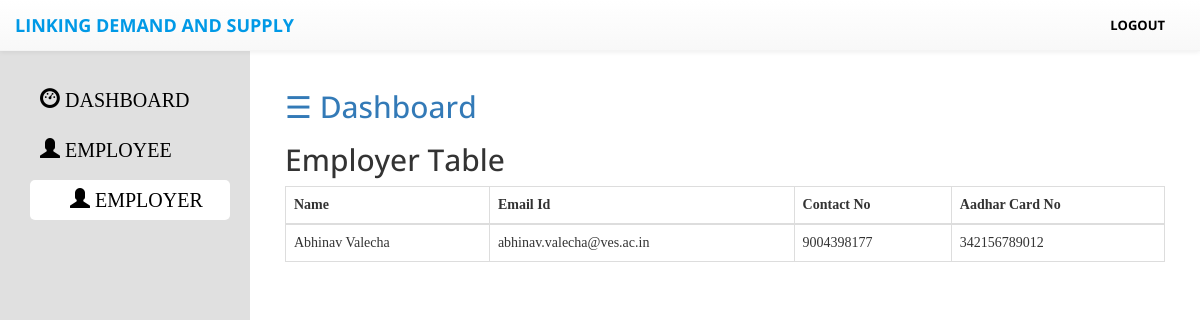
Before: /admin_employer.php with the older database file.
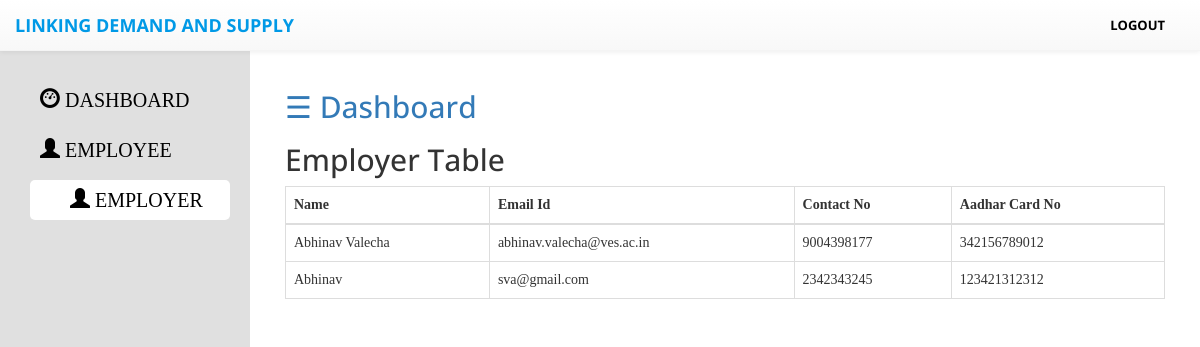
After: the same page with the newer database file.
### tables this page shows
CREATE TABLE `employer` (
  `name` varchar(100) NOT NULL,
  `email` varchar(100) NOT NULL,
  `password` varchar(200) NOT NULL,
  `contactNo` varchar(10) NOT NULL,
  `aadharNo` varchar(16) NOT NULL
);

### admin_employer.php (the view, shortened to what this page needs)
<?php include('admin_header.php'); ?>
<?php include('admin_hs.php'); ?>
<html lang="en">
<body>
        <div id="sidebar-wrapper">
            <ul id="list" class="sidebar-nav">
                <li>
                    <a href="admin_dashboard.php"><span class="glyphicon glyphicon-dashboard"></span> DASHBOARD</a>
                </li>
                <li>
                    <a href="admin_employee.php"><span class="glyphicon glyphicon-user"></span> EMPLOYEE</a>
                </li>
                <li>
                    <a href="admin_employer.php" class="active"><span class="glyphicon glyphicon-user"></span> EMPLOYER</a>
                </li>
            </ul>
        </div>
        <div id="page-content-wrapper">
            <div class="container-fluid">
                <div class="row">
                    <div class="col-lg-12">
						<div id="main">
							<h2><a href="#menu-toggle" style="cursor:pointer" id="menu-toggle">&#9776; Dashboard</a></h2>
							<h2>Employer Table</h2>
							<div class="table-responsive">
								<table class="table table-bordered">
									<thead>
										<tr>
											<th>Name</th>
											<th>Email Id</th>
											<th>Contact No</th>
											<th>Aadhar Card No</th>
										</tr>
									</thead>
									<tbody>
										<?php
											$result= mysql_query("SELECT * FROM employer" ) or die (mysql_error());
											while ($row= mysql_fetch_array ($result) ){
										?>
										<tr>
											<td><?php echo $row ['name']; ?></td>
											<td><?php echo $row ['email']; ?></td>
											<td><?php echo $row ['contactNo']; ?></td>
											<td><?php echo $row ['aadharNo']; ?></td>
										</tr>
										<?php } ?>
									</tbody>
								</table>
							</div>
						</div>
                    </div>
                </div>
            </div>
        </div>
</body>
</html>

### admin_header.php (shortened to what this page needs)
<!DOCTYPE html>
<html lang="en">
<head>
	<link rel="stylesheet" href="https://maxcdn.bootstrapcdn.com/bootstrap/3.3.7/css/bootstrap.min.css">
	<link rel="stylesheet" href="https://maxcdn.bootstrapcdn.com/bootstrap/3.3.7/css/bootstrap-theme.min.css">
	<link href="font-awesome/css/font-awesome.min.css" rel="stylesheet" type="text/css">
	<link href="css/header_footer.css" rel="stylesheet">
    <link href="css/simple-sidebar.css" rel="stylesheet">
	<link href="css/panel.css" rel="stylesheet">
</head>

### admin_hs.php (shortened to what this page needs)
<?php include('admin_header.php') ; ?>
<html>
<body>
	<div id="wrapper">
		<div class="header">
			<nav id="mainNav" class="navbar navbar-default navbar-fixed-top">
        <div class="container-fluid">
            <div class="navbar-header">
                <a class="navbar-brand page-scroll" href="admin_ dashboard.php">Linking Demand and Supply</a>
            </div>
            <div class="collapse navbar-collapse" id="collapse-menu">
                <ul class="nav navbar-nav navbar-right">
					<li>
                        <a class="page-scroll" href="admin_logout.php">Logout</a>
                    </li>
                </ul>
            </div>
        </div>
    </nav>
		</div>
</body>
</html>

### css/header_footer.css (style rules this page uses)
html, body { height: 100%; width: 100%; }
body { font-family: 'Merriweather', 'Helvetica Neue', Arial, sans-serif; }
h1, h2, h3, h4, h5, h6 { font-family: 'Open Sans', 'Helvetica Neue', Arial, sans-serif; }
.navbar-default { background-color: #efefef; border-color: rgba(34, 34, 34, 0.05); font-family: 'Open Sans', 'Helvetica Neue', Arial, sans-serif; -webkit-transition: all 0.35s; -moz-transition: all 0.35s; transition: all 0.35s; }
.navbar-default .navbar-header .navbar-brand { color: #0099e6; font-family: 'Open Sans', 'Helvetica Neue', Arial, sans-serif; font-weight: 700; text-transform: uppercase; }
.navbar-default .nav > li > a, .navbar-default .nav > li > a:focus { text-transform: uppercase; font-weight: 700; font-size: 13px; color: #222; }
@media (min-width: 768px) { .navbar-default { background-color: #efefef; border-color: rgba(255, 255, 255, 0.3); } }
@media (min-width: 768px) { .navbar-default .nav > li > a, .navbar-default .nav > li > a:focus { color: black; } }

### css/simple-sidebar.css (style rules this page uses)
body { overflow-x: hidden; font-family: "Times New Roman", Georgia, Serif; }
#wrapper { padding-left: 0; -webkit-transition: all 0.5s ease; -moz-transition: all 0.5s ease; -o-transition: all 0.5s ease; transition: all 0.5s ease; }
#sidebar-wrapper { top: 50px; z-index: 1000; position: fixed; left: 250px; width: 0; height: 100%; margin-left: -250px; overflow-y: auto; background-color: #E0E0E0; -webkit-transition: all 0.5s ease; -moz-transition: all 0.5s ease; -o-transition: all 0.5s ease; transition: all 0.5s ease; }
#page-content-wrapper { top: 50px; width: 100%; position: absolute; padding: 15px; }
.sidebar-nav { position: absolute; top: 30px; width: 250px; margin: 0; padding: 0; list-style: none; font-size: 20px; }
.sidebar-nav li { text-indent: 20px; line-height: 40px; }
.sidebar-nav li a { display: block; text-decoration: none; color: black; margin-bottom: 10px; }
ul#list .active { text-decoration: none; background: white; margin-right: 20px; margin-left: 30px; border-radius: 5px; }
.navbar-nav li:last-child { margin-right:20px; }
@media (min-width:768px) { #wrapper { padding-left: 250px; } }
@media (min-width:768px) { #sidebar-wrapper { width: 250px; } }
@media (min-width:768px) { #page-content-wrapper { padding: 20px; position: relative; } }

Changed rows visible on the page:
added employer: name "Abhinav", email "sva@gmail.com", contactNo "2342343245", aadharNo "123421312312"
